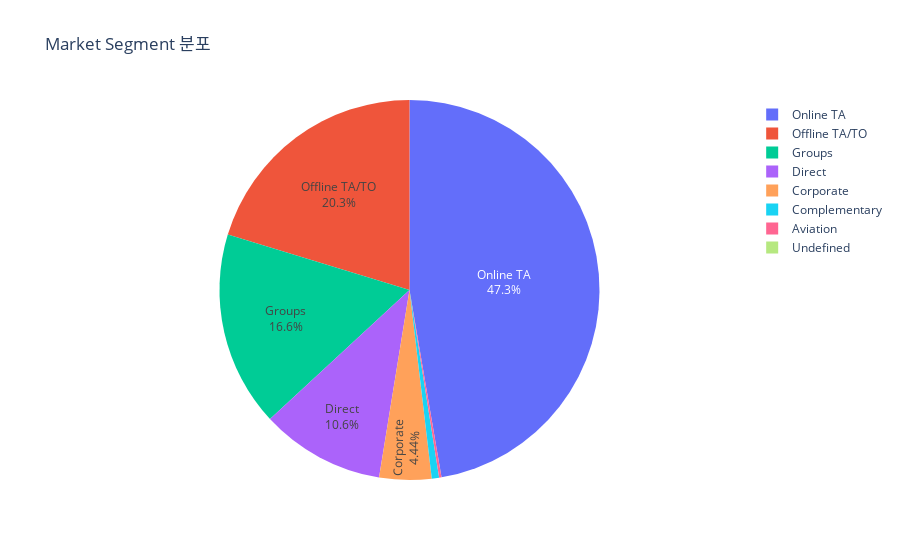

Here is the notebook cell this chart was saved with:
### Markdown cell above
### 2.1 Market Segment 분포 확인

### Code cell
import plotly.express as px
import pandas as pd

# Market Segment 분포 확인
market_segment_counts = df['market_segment'].value_counts()

print("Market Segment 분포:")
display(market_segment_counts)

# Market Segment 분포 시각화 (Plotly 파이 차트)
fig = px.pie(names=market_segment_counts.index, values=market_segment_counts.values,
             title='Market Segment 분포',
             color_discrete_sequence=px.colors.qualitative.Plotly) # Plotly 기본 색상 스케일 사용
fig.update_traces(textposition='inside', textinfo='percent+label') # 텍스트 위치 및 정보 설정
fig.update_layout(uniformtext_minsize=12, uniformtext_mode='hide') # 텍스트 크기 설정
fig.show()

### Figure 1 — Plotly figure (JSON) as saved in the notebook; plotly's stock layout.template omitted (floating-point values rounded to 4 significant figures)
{"data": [{"domain": {"x": [0, 1], "y": [0, 1]}, "hovertemplate": "label=%{label}<br>value=%{value}<extra></extra>", "labels": ["Online TA", "Offline TA/TO", "Groups", "Direct", "Corporate", "Complementary", "Aviation", "Undefined"], "legendgroup": "", "name": "", "showlegend": true, "textinfo": "percent+label", "textposition": "inside", "type": "pie", "values": [56477, 24219, 19811, 12606, 5295, 743, 237, 2]}], "layout": {"legend": {"tracegroupgap": 0}, "piecolorway": ["#636EFA", "#EF553B", "#00CC96", "#AB63FA", "#FFA15A", "#19D3F3", "#FF6692", "#B6E880", "#FF97FF", "#FECB52"], "title": {"text": "Market Segment 분포"}, "uniformtext": {"minsize": 12, "mode": "hide"}}}
